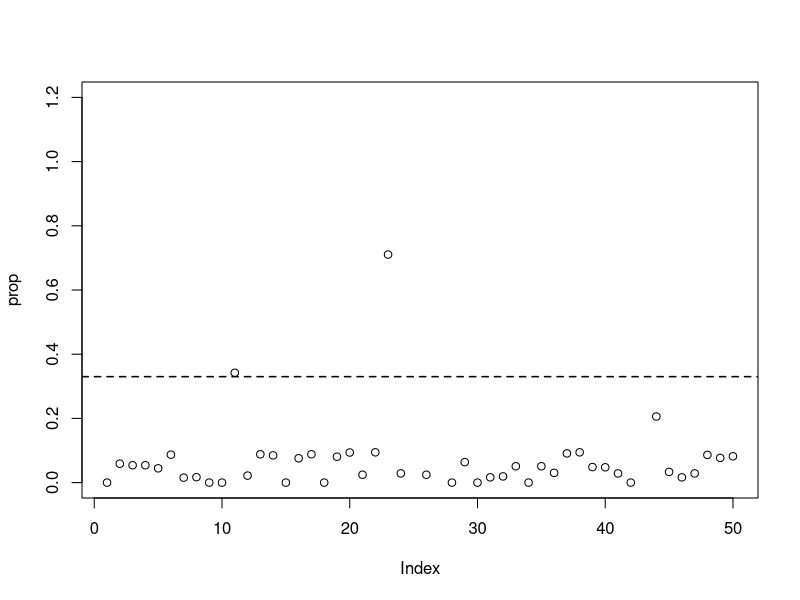

The R source for this figure:
## ---- chunk 1
rawData <- read.delim("countData.txt")
rawData[1:10,]
## ---- chunk 2
prop <- rawData$NB_Amp / rawData$Nuclei
amp <- which(prop > 0.33)
## ---- chunk 3
plot(prop, ylim=c(0,1.2)) # plot a simple chart of NB amplifications
abline(h=0.33, lwd=1.5, lty=2) # Add a dotted line at 33%
## ---- chunk 4
# Write out results table as comma separated values file
write.csv(rawData[amp,],file="selectedSamples.csv")
## ---- chunk 5
norm <- which(prop < 0.33 & rawData$NB_Del == 0)
norm
## ---- chunk 6
write.csv(rawData[norm,], "My_NB_output.csv")
